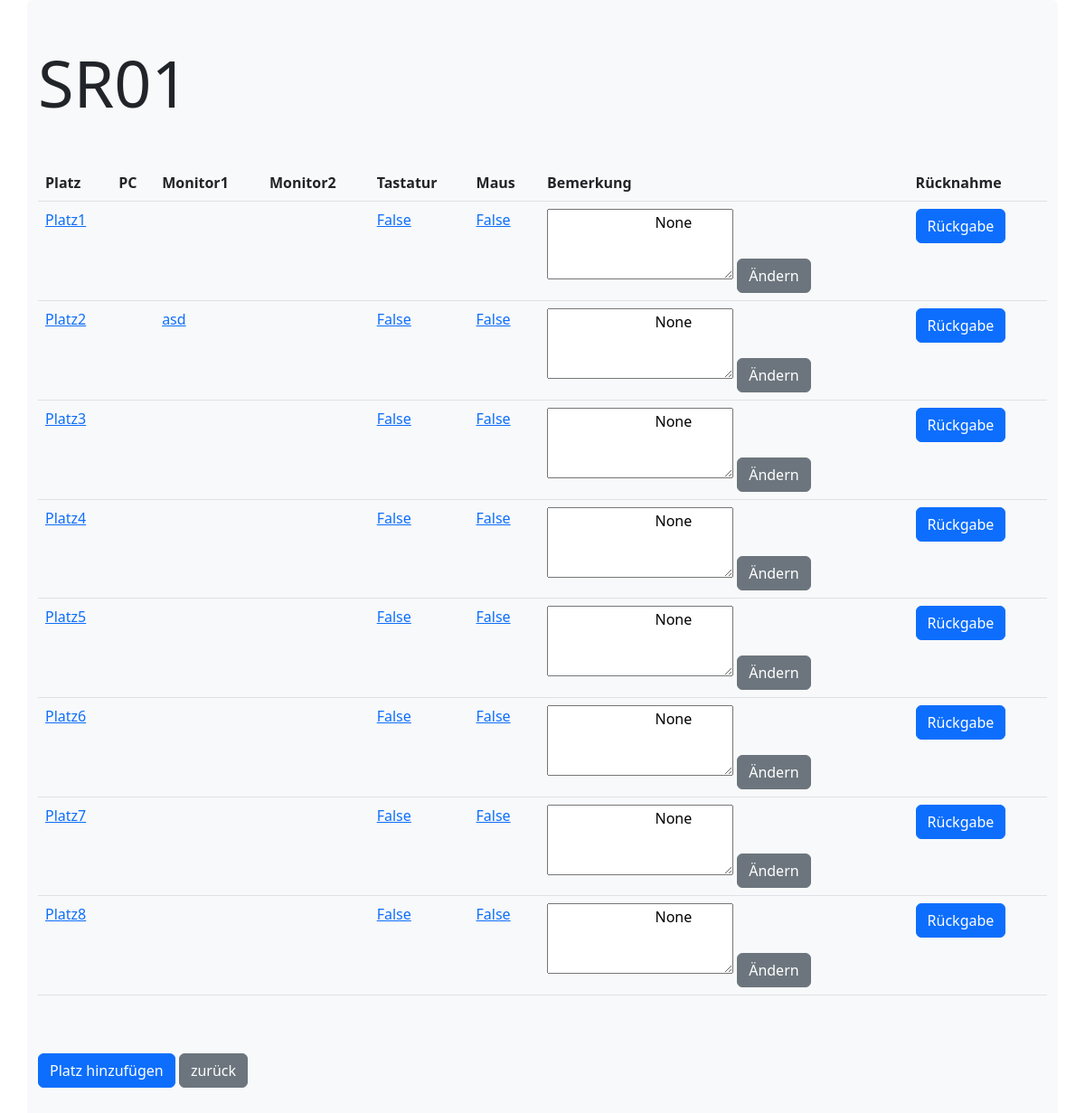
/itinventory/platzviewFilterVerleih/1, run on an earlier commit of the app's database.
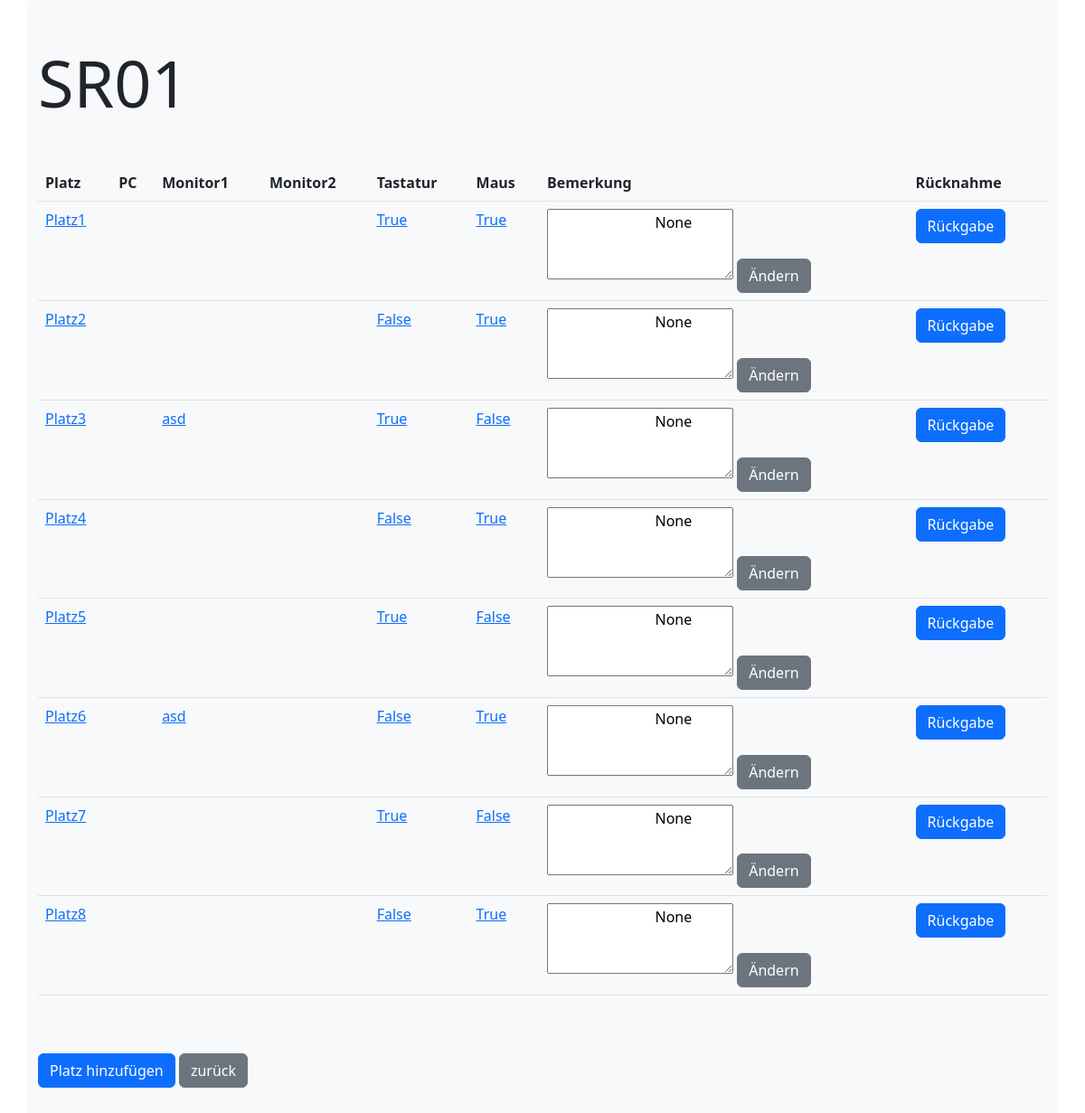
And on a later commit of the database.
### itinventory/models.py (models this page shows)
class Platz(models.Model):
  bezeichnung = models.CharField(max_length=50, null=True)
  room = models.ForeignKey(Rooms, on_delete=models.CASCADE,null=True,default=None, related_name='Room')
  pc = models.ForeignKey(Pcs, on_delete=models.CASCADE, default=None,null=True)
  monitor1 = models.ForeignKey(Monitor,on_delete=models.CASCADE, related_name='Monitor1', default=None,null=True)
  monitor2 = models.ForeignKey(Monitor,on_delete=models.CASCADE, related_name='Monitor2', default=None,null=True)
  bemaerkung = models.CharField(max_length=300,default=None, null=True, blank=True)
  tastatur = models.BooleanField(default=False,null=True)
  maus = models.BooleanField(default=False,null=True)

class Monitor(models.Model):
    schnittstelle = models.CharField(max_length=255)
    serialnummer = models.CharField(max_length=55,default=None, null=True, blank=True)
    bemaerkung = models.CharField(max_length=300,default=None, null=True, blank=True)
    status = models.CharField(max_length=100,default=None, null=True, blank=True)

### itinventory/views.py (the view)
# urls.py: path('platzviewFilterVerleih/<int:id>', views.platzviewFilterVerleih, name='platzviewFilterVerleih'),
def platzviewFilterVerleih(request, id):
    myplaetze = Platz.objects.filter(room_id=id)
    mypcs = Pcs.objects.filter(id=id)
    myrooms = Rooms.objects.get(id=id)
    template = loader.get_template('platzVerleih.html')
    context = {
        'myplaetze': myplaetze,
        'myrooms': myrooms,
        'mypcs': mypcs,
    }
    return HttpResponse(template.render(context, request))

### itinventory/templates/platzVerleih.html (shortened to what this page needs)
{% load static %}
<!doctype html>
<html lang="en">
  <head>
    <link href="https://cdn.jsdelivr.net/npm/bootstrap@5.2.2/dist/css/bootstrap.min.css" rel="stylesheet">
  </head>
  <body>
    <div class="container bg-light rounded" >
        <div class="row">
            <div class="col-12">
                <h1 class="display-2 my-5"> {{myrooms.roomname }}</h1>
                <div class="table-responsive">
                  <table class="table">
                    <tr>
                      <th>Platz</th>
                      <th>PC</th>
                      <th>Monitor1</th>
                      <th>Monitor2</th>
                      <th>Tastatur</th>
                      <th>Maus</th>
                      <th>Bemerkung</th>
                      <th>Rücknahme</th>
                    </tr>
                    {% for line in myplaetze %}
                    <tr>
                      <td><a href="/itinventory/updatePlatzVerleih/{{ line.id }}">{{ line.bezeichnung }}</a></td>
                      <td>
                      </td>
                      <td><a href="/itinventory/updatePlatzVerleih/{{ line.id }}">{{ line.monitor1.serialnummer }}</a></td>
                      <td><a href="/itinventory/updatePlatzVerleih/{{ line.id }}">{{ line.monitor2.serialnummer }}</a></td>
                      <td><a href="/itinventory/updatePlatzVerleih/{{ line.id }}">{{ line.maus }}</a></td>
                      <td><a href="/itinventory/updatePlatzVerleih/{{ line.id }}">{{ line.tastatur }}</a></td>
                      <td>
                        <textarea id="Bemerkung" name="Bemerkung" rows="3" cols="20" placeholder="" href="/itinventory/updatePlatz/{{ line.id }}">
                            {{ line.bemaerkung }}
                        </textarea>
                        <a href="/itinventory/updatePlatzVerleih/{{ line.id }}" class="btn btn-secondary">Ändern</a>
                        </td>
                      <td>
                        <button type="button" class="btn btn-primary" data-bs-toggle="modal" data-bs-target="#exampleModal{{ line.id }}">
                          Rückgabe
                        </button>
                      </td>
                    </tr>
                    {% endfor %}
                  </table>
                </div>
                <a href="/itinventory/addPlatzRaum/{{myrooms.id }}" class="btn btn-primary my-5" >Platz hinzufügen</a>
                <a href="/itinventory" class="btn btn-secondary">zurück</a>
            </div>
        </div>
    </div>
  </body>
</html>

What changed in the data, as far as the page shows it:
changed Platz "Platz1": maus "False" → "True"; tastatur "False" → "True"
changed Platz "Platz2": tastatur "False" → "True"; monitor1.serialnummer "asd" → (not shown)
changed Platz "Platz3": monitor1.serialnummer (not shown) → "asd"; maus "False" → "True"
changed Platz "Platz4": tastatur "False" → "True"
changed Platz "Platz5": maus "False" → "True"
changed Platz "Platz6": monitor1.serialnummer (not shown) → "asd"; tastatur "False" → "True"
changed Platz "Platz7": maus "False" → "True"
changed Platz "Platz8": tastatur "False" → "True"
